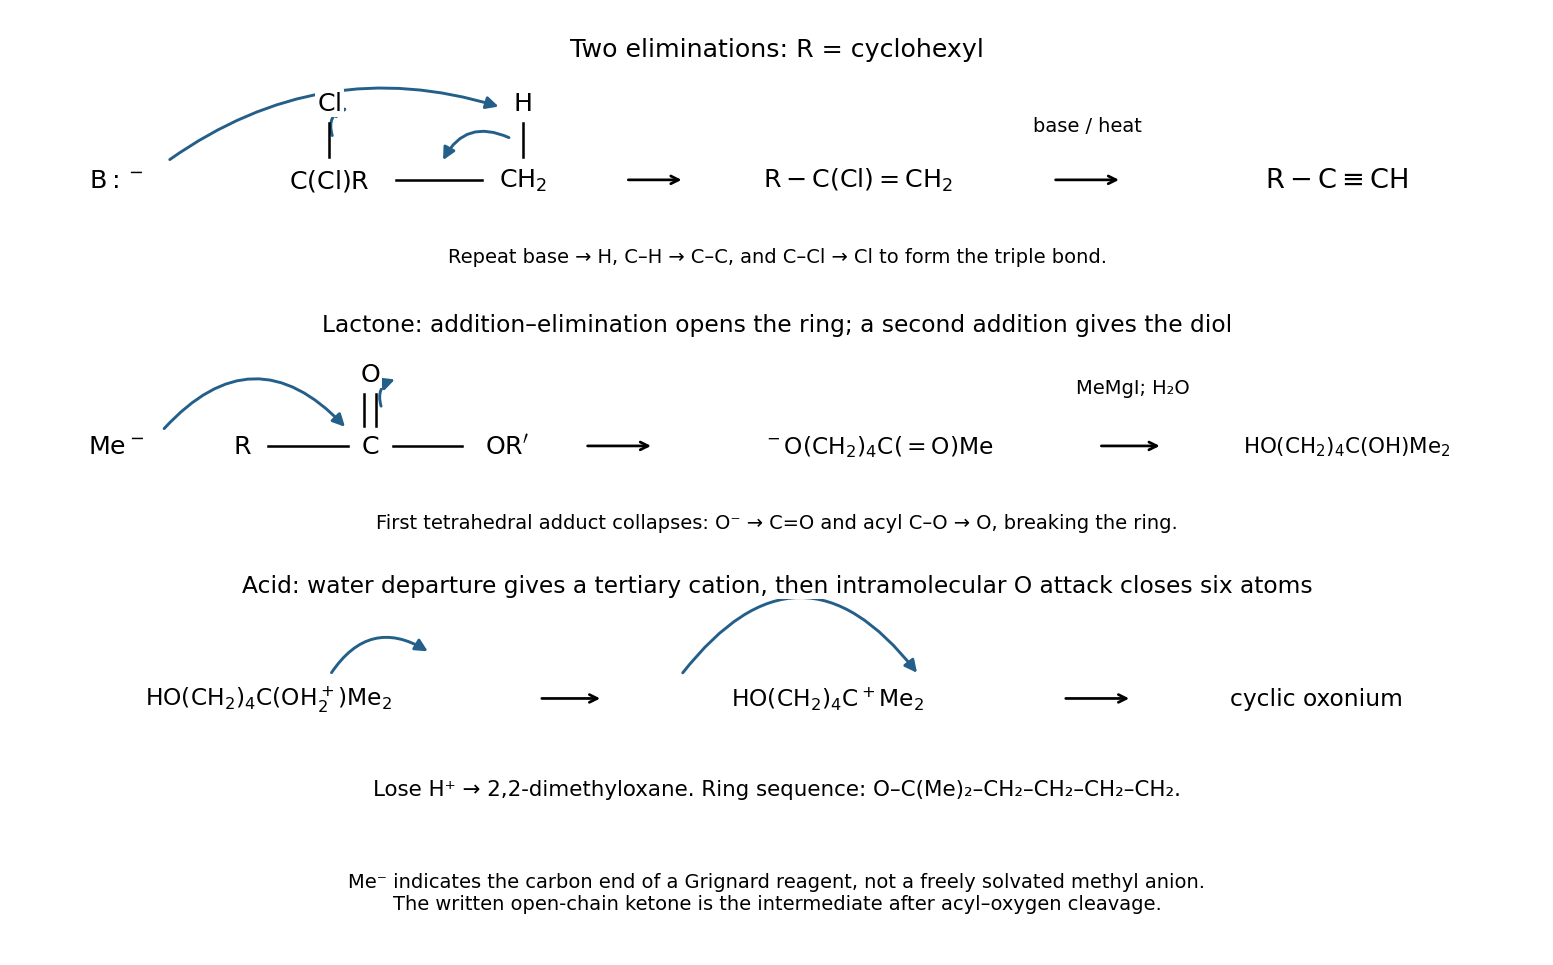

This chart was generated by the following Python code:
"""Original solution intermediates and electron flow for NST IA Chemistry 2024 Q3(b)."""
import matplotlib
matplotlib.use('Agg')
import matplotlib.pyplot as plt
from matplotlib.patches import FancyArrowPatch

fig,ax=plt.subplots(figsize=(11.2,7),facecolor='white');ax.set(xlim=(0,15),ylim=(-.4,10));ax.axis('off')
def txt(x,y,s,fs=13):ax.text(x,y,s,ha='center',va='center',fontsize=fs,bbox={'facecolor':'white','edgecolor':'none','pad':1})
def line(a,b,n=1):
    for dy in ([0] if n==1 else [-.045,.045]):ax.plot([a[0],b[0]],[a[1]+dy,b[1]+dy],color='black',lw=1.3)
def flow(a,b,rad=.4):ax.add_patch(FancyArrowPatch(a,b,arrowstyle='-|>',connectionstyle=f'arc3,rad={rad}',mutation_scale=13,color='#245f8a',lw=1.5))
def step(x1,x2,y):ax.annotate('',(x2,y),(x1,y),arrowprops={'arrowstyle':'->','lw':1.4})
txt(7.5,9.6,'Two eliminations: R = cyclohexyl',13)
txt(1.0,8.15,r'$\mathrm{B{:}^-}$');txt(3.1,8.15,r'$\mathrm{C(Cl)R}$');txt(5.0,8.15,r'$\mathrm{CH_2}$');line((3.75,8.15),(4.6,8.15))
txt(3.1,9,r'$\mathrm{Cl}$');line((3.1,8.4),(3.1,8.78));txt(5.0,9,r'$\mathrm{H}$');line((5,8.4),(5,8.78))
flow((1.5,8.35),(4.8,8.95),-.25);flow((4.9,8.6),(4.2,8.33),.5);flow((3.14,8.6),(3.32,8.95),-.6)
step(6,6.6,8.15);txt(8.3,8.15,r'$\mathrm{R-C(Cl)=CH_2}$',13);step(10.2,10.9,8.15);txt(10.55,8.75,'base / heat',10);txt(13,8.15,r'$\mathrm{R-C\equiv CH}$',14)
txt(7.5,7.3,'Repeat base → H, C–H → C–C, and C–Cl → Cl to form the triple bond.',10)
txt(7.5,6.55,'Lactone: addition–elimination opens the ring; a second addition gives the diol',12)
txt(1.0,5.2,r'$\mathrm{Me^-}$');txt(3.5,5.2,r'$\mathrm{C}$');txt(3.5,6,r'$\mathrm{O}$');line((3.44,5.42),(3.44,5.78));line((3.56,5.42),(3.56,5.78))
txt(2.25,5.2,r'$\mathrm{R}$');txt(4.85,5.2,r'$\mathrm{OR^{\prime}}$');line((2.5,5.2),(3.28,5.2));line((3.73,5.2),(4.4,5.2))
flow((1.45,5.36),(3.28,5.38),-.55);flow((3.62,5.6),(3.78,5.95),-.55)
step(5.6,6.3,5.2);txt(8.5,5.2,r'$\mathrm{^-O(CH_2)_4C(=O)Me}$',12)
step(10.65,11.3,5.2);txt(11,5.85,'MeMgI; H₂O',10);txt(13.1,5.2,r'$\mathrm{HO(CH_2)_4C(OH)Me_2}$',11)
txt(7.5,4.35,'First tetrahedral adduct collapses: O⁻ → C=O and acyl C–O → O, breaking the ring.',10)
txt(7.5,3.65,'Acid: water departure gives a tertiary cation, then intramolecular O attack closes six atoms',12)
txt(2.5,2.4,r'$\mathrm{HO(CH_2)_4C(OH_2^+)Me_2}$',12);flow((3.1,2.65),(4.1,2.9),-.5)
step(5.15,5.8,2.4);txt(8.0,2.4,r'$\mathrm{HO(CH_2)_4C^+Me_2}$',12)
# A broad return arrow indicates terminal alcohol O attack on tertiary C.
flow((6.55,2.65),(8.9,2.65),-.65)
step(10.3,11,2.4);txt(12.8,2.4,'cyclic oxonium',12)
txt(7.5,1.4,'Lose H⁺ → 2,2-dimethyloxane. Ring sequence: O–C(Me)₂–CH₂–CH₂–CH₂–CH₂.',11)
txt(7.5,.25,'Me⁻ indicates the carbon end of a Grignard reagent, not a freely solvated methyl anion.\nThe written open-chain ketone is the intermediate after acyl–oxygen cleavage.',10)
fig.tight_layout();fig.savefig('paper-1-organic-mechanisms.png',dpi=140,facecolor='white',bbox_inches='tight');plt.close(fig)
